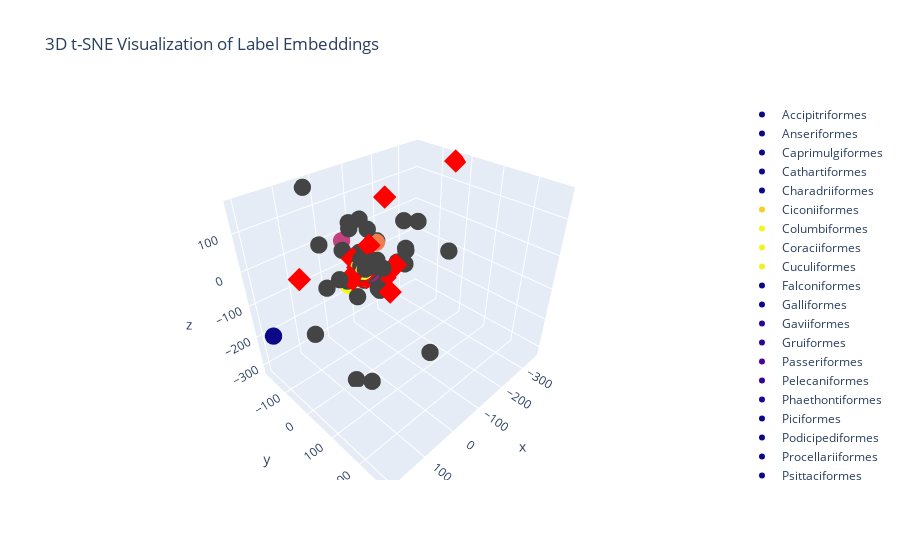
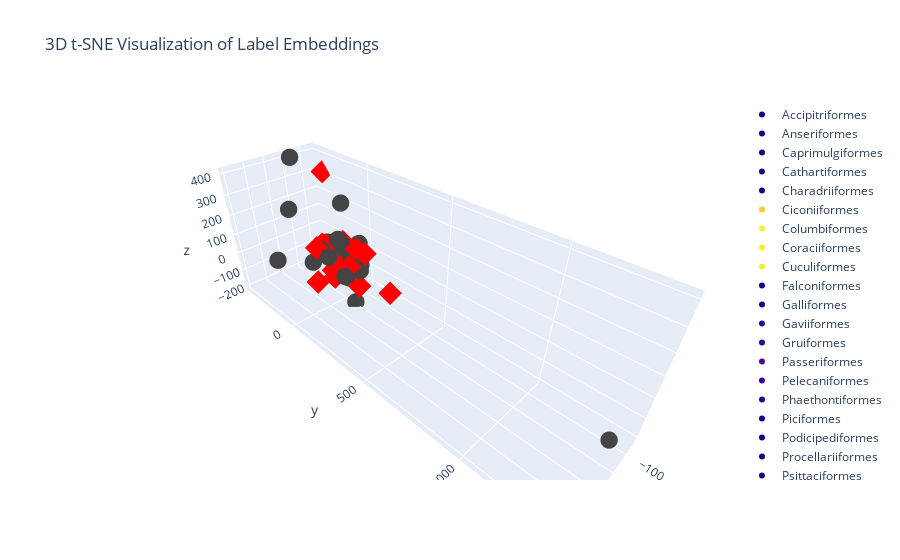

Notebook code for these charts, in order:
### Code cell
from sklearn.manifold import TSNE
import matplotlib.pyplot as plt
from mpl_toolkits.mplot3d import Axes3D
import numpy as np

import plotly.express as px
import plotly.graph_objects as go
import numpy as np
from sklearn.manifold import TSNE


colormap = plt.cm.get_cmap('tab20c', len(per_species_mask))

colors = [colormap(i) for i in range(len(per_species_mask))]

def plot_embeddings(embeddings):
    tsne = TSNE(n_components=3, perplexity=30, n_iter=300)
    embedded_labels = tsne.fit_transform(embeddings)

    fig = go.Figure()

    matplotlib_colors = px.colors.qualitative.Set1

    i = 0
    for k, v in per_species_mask.items():
        fig.add_trace(go.Scatter3d(
            x=embedded_labels[v, 0], 
            y=embedded_labels[v, 1], 
            z=embedded_labels[v, 2],
            mode='markers',
            marker=dict(size=6, color=colors[i]),
            name=k
        ))
        i += 1

    fig.add_trace(go.Scatter3d(
        x=embedded_labels[670:, 0], 
        y=embedded_labels[670:, 1], 
        z=embedded_labels[670:, 2],
        mode='markers',
        marker=dict(size=6, color='red', symbol='diamond'),
        name='Special Points'
    ))

    fig.update_layout(title_text="3D t-SNE Visualization of Label Embeddings",
                        xaxis=dict(range=[-30, 30]),  # X-axis range
                        yaxis=dict(range=[-30, 30]),  # Y-axis range
                        showlegend=True)
    fig.show()


what_to_mask = int(np.random.randint(0, mask_max_size, 1)[0])
mask_indices = np.array(list(per_species_mask.values())[what_to_mask])
plot_embeddings(embeddings_random)
plot_embeddings(embeddings_trained)
